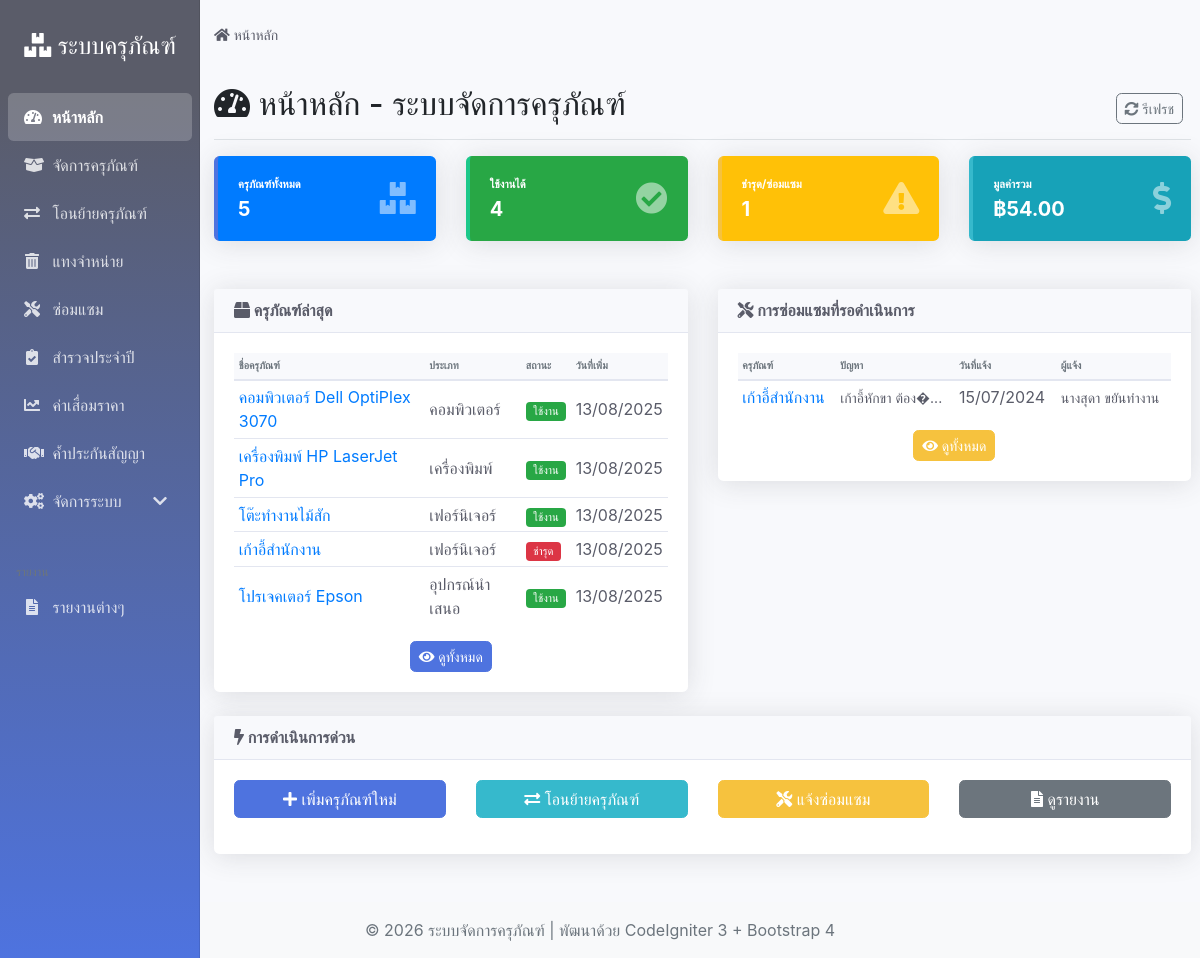
The page /index.php/dashboard on the database as committed earlier.
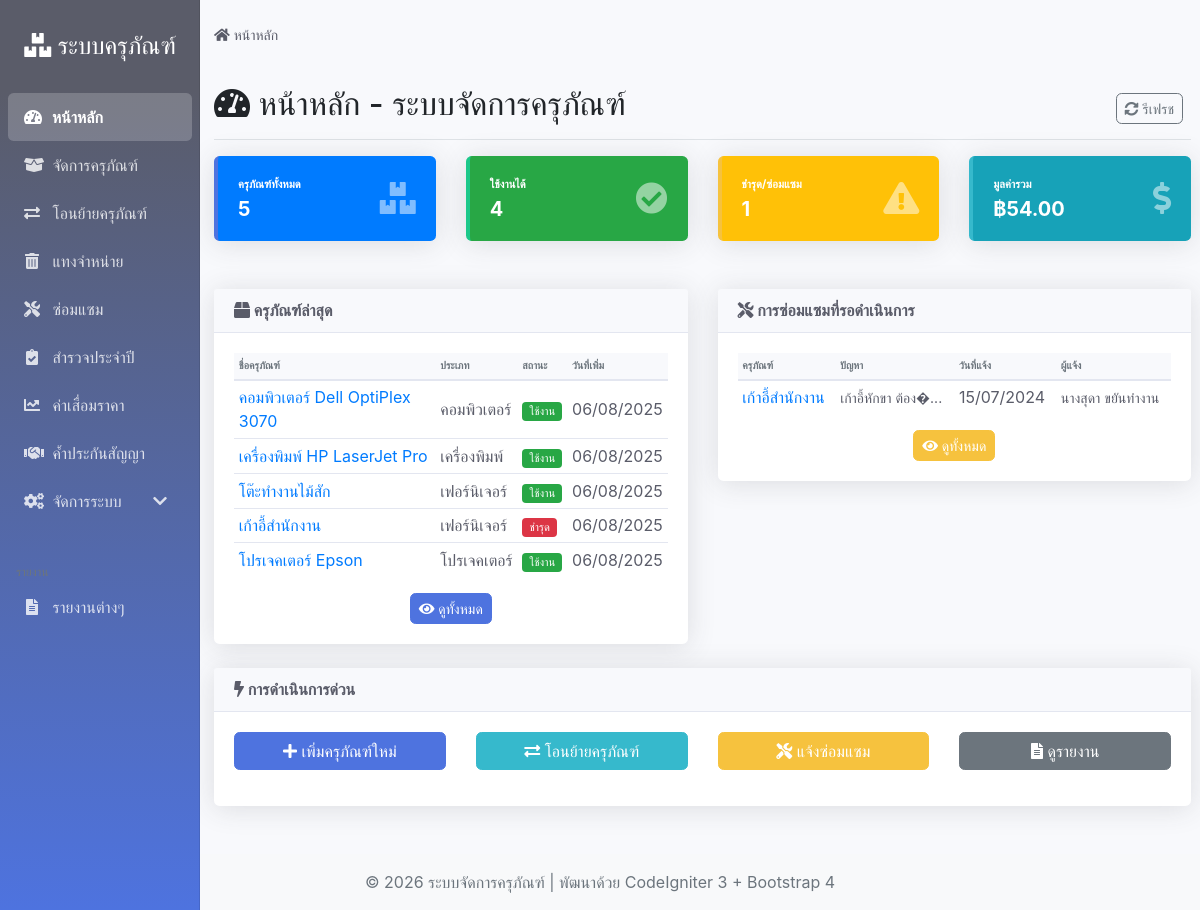
The same page on the database as committed later.
### tables this page shows
CREATE TABLE `assets` (
  `asset_id` int(11) NOT NULL,
  `asset_name` varchar(255) NOT NULL COMMENT 'ชื่อครุภัณฑ์',
  `asset_type` varchar(100) NOT NULL COMMENT 'ประเภทครุภัณฑ์',
  `serial_number` varchar(100) DEFAULT NULL COMMENT 'หมายเลขซีเรียล',
  `purchase_date` date NOT NULL COMMENT 'วันที่จัดซื้อ',
  `purchase_price` decimal(15,2) NOT NULL COMMENT 'ราคาจัดซื้อ',
  `current_location` varchar(255) NOT NULL COMMENT 'สถานที่ตั้งปัจจุบัน',
  `status` enum('ใช้งาน','ชำรุด','จำหน่ายแล้ว','ซ่อมแซม') NOT NULL DEFAULT 'ใช้งาน' COMMENT 'สถานะ',
  `warranty_info` text COMMENT 'ข้อมูลการรับประกัน',
  `depreciation_rate` decimal(5,2) NOT NULL DEFAULT '0.00' COMMENT 'อัตราค่าเสื่อมราคา (%)',
  `acquisition_method` varchar(100) NOT NULL COMMENT 'วิธีการได้มา',
  `responsible_person` varchar(255) NOT NULL COMMENT 'ผู้รับผิดชอบ',
  `created_at` timestamp NOT NULL DEFAULT CURRENT_TIMESTAMP,
  `updated_at` timestamp NOT NULL DEFAULT CURRENT_TIMESTAMP ON UPDATE CURRENT_TIMESTAMP
);

### application/controllers/Dashboard.php (called while the page is built, shortened)
<?php
class Dashboard extends CI_Controller {
    public function __construct()
    {
        $this->load->model('Asset_model');
        $this->load->model('Transfer_model');
        $this->load->model('Repair_model');
        $this->load->model('Disposal_model');
        $this->load->helper('url');
        $this->load->library('session');
    }
    public function index()
    {
        $data = array();
        $data['asset_stats'] = $this->Asset_model->get_asset_statistics();
        $data['repair_stats'] = $this->Repair_model->get_repair_statistics();
        $data['recent_assets'] = $this->Asset_model->get_all_assets(5);
        $data['pending_repairs'] = $this->Repair_model->get_pending_repairs();
        $data['recent_transfers'] = $this->Transfer_model->get_recent_transfers(5);
        $data['recent_disposals'] = $this->Disposal_model->get_recent_disposals(5);
        $data['page_title'] = 'หน้าหลัก - ระบบจัดการครุภัณฑ์';
        $data['page_name'] = 'dashboard';
        $this->load->view('templates/header', $data);
        $this->load->view('dashboard/index', $data);
        $this->load->view('templates/footer');
    }
}

### index.php (called while the page is built, shortened)
<?php
require_once BASEPATH.'core/CodeIgniter.php';

### application/models/Asset_model.php (called while the page is built, shortened)
<?php
class Asset_model extends CI_Model {
    public function get_all_assets($limit = null, $offset = null)
    {
        if ($limit !== null) {
            $this->db->limit($limit, $offset);
        }
        $this->db->order_by("created_at", "DESC");
        $query = $this->db->get("assets");
        return $query->result_array();
    }
    public function get_asset_statistics()
    {
        $stats = array();
        $stats["total"] = $this->db->count_all("assets");
        $this->db->select("status, COUNT(*) as count");
        $this->db->group_by("status");
        $query = $this->db->get("assets");
        $status_counts = $query->result_array();
        foreach ($status_counts as $row) {
            $stats["status"][$row["status"]] = $row["count"];
        }
        $this->db->select("asset_type, COUNT(*) as count");
        $this->db->group_by("asset_type");
        $this->db->order_by("count", "DESC");
        $this->db->limit(5);
        $query = $this->db->get("assets");
        $stats["types"] = $query->result_array();
        $this->db->select("SUM(purchase_price) as total_value");
        $query = $this->db->get("assets");
        $result = $query->row_array();
        $stats["total_value"] = $result["total_value"] ?: 0;
        return $stats;
    }
}

### application/views/dashboard/index.php (the view, shortened to what the changed rows need)
<div class="d-flex justify-content-between flex-wrap flex-md-nowrap align-items-center pt-3 pb-2 mb-3 border-bottom">
    <h1 class="h2">
        <i class="fas fa-tachometer-alt"></i>
        หน้าหลัก - ระบบจัดการครุภัณฑ์
    </h1>
</div>
<div class="row">
    <div class="col-lg-6 mb-4">
        <div class="card">
            <div class="card-body">
                <?php if (!empty($recent_assets)): ?>
                    <div class="table-responsive">
                        <table class="table table-sm">
                            <thead>
                                <tr>
                                    <th>ชื่อครุภัณฑ์</th>
                                    <th>ประเภท</th>
                                    <th>สถานะ</th>
                                    <th>วันที่เพิ่ม</th>
                                </tr>
                            </thead>
                            <tbody>
                                <?php foreach ($recent_assets as $asset): ?>
                                    <tr>
                                        <td>
                                            <a href="<?php echo base_url('assets/view/' . $asset['asset_id']); ?>" class="text-decoration-none">
                                                <?php echo htmlspecialchars($asset['asset_name']); ?>
                                            </a>
                                        </td>
                                        <td><?php echo htmlspecialchars($asset['asset_type']); ?></td>
                                        <td>
                                            <span class="asset-status"><?php echo $asset['status']; ?></span>
                                        </td>
                                        <td><?php echo date('d/m/Y', strtotime($asset['created_at'])); ?></td>
                                    </tr>
                                <?php endforeach; ?>
                            </tbody>
                        </table>
                    </div>
                <?php endif; ?>
            </div>
        </div>
    </div>
    <div class="col-lg-6 mb-4">
        <div class="card">
            <div class="card-body">
                <?php if (!empty($pending_repairs)): ?>
                    <div class="table-responsive">
                        <table class="table table-sm">
                            <thead>
                                <tr>
                                    <th>ครุภัณฑ์</th>
                                    <th>ปัญหา</th>
                                    <th>วันที่แจ้ง</th>
                                    <th>ผู้แจ้ง</th>
                                </tr>
                            </thead>
                        </table>
                    </div>
                <?php endif; ?>
            </div>
        </div>
    </div>
</div>

Rows that differ between the two databases and show on the page:
changed assets "คอมพิวเตอร์ Dell OptiPlex 3070": created_at "13/08/2025" → "06/08/2025"
changed assets "เครื่องพิมพ์ HP LaserJet Pro": created_at "13/08/2025" → "06/08/2025"
changed assets "โต๊ะทำงานไม้สัก": created_at "13/08/2025" → "06/08/2025"
changed assets "เก้าอี้สำนักงาน": created_at "13/08/2025" → "06/08/2025"
changed assets "โปรเจคเตอร์ Epson": asset_type "อุปกรณ์นำเสนอ" → "โปรเจคเตอร์"; created_at "13/08/2025" → "06/08/2025"
